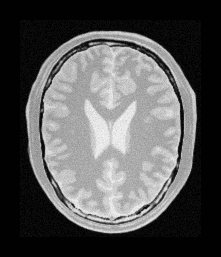
#> input picture data/affine_example/fixedImage.png, 221 x 257 px, found by its file name
$ jupyter execute --allow-errors YuC_SITK_1.ipynb   (shell and % lines are left out)
#> lines starting #> are read from the running program, lines starting #| are printed output that depends on the picture
# Installation

- ## Dependency on cmake:
    1. Download .tar.gz file from cmake website
    2. `tar xvzf cmake-3.18.0-rc1.tar.gz`
    3. `cd cmake-3.18.0-rc1`
    4. `./bootstrap`
    5. `make`
    6. `nano ~/.bash_profile`
    7. `export PATH=$PATH:/Users/changhua/cmake-3.18.0-rc1/bin`
    8. `source ~/.bash_profile`

- ## Compiling SimpleElastix On Linux

    - `
    git clone https://github.com/SuperElastix/SimpleElastix
    mkdir build
    cd build
    cmake ../SimpleElastix/SuperBuild
    make -j4
    `
### Side Note:
    - Ruby compilation run into error in FindRuby; to tackle, in CMakeCache.txt, in the line //Wrap Ruby
WRAP_RUBY:BOOL=ON change it to WRAP_RUBY:BOOL=OFF
    -
    `
    //Wrap Ruby
WRAP_RUBY:BOOL=OFF
    `
    - The make process took a long time to run, and waited for around 2 hours on Mac OS

- ## Install the python module into system:
    - `{BUILD_DIRECTORY}/SimpleITK-build/Wrapping/Python`
    - `sudo python Packaging/setup.py install`

## Hello World

[cell 1]
import SimpleITK as sitk
from matplotlib import pyplot as plt
from skimage.io import imread, imsave, imshow
from skimage.transform import resize as imresize
from os.path import join
import imagecodecs

[cell 2]
data_dir = r'./data/rigid_example/'

fix_name = r'fixedImage.png'
moving_name = r'movingImage.png'
result_name = r'result.png'

fix_path = join(data_dir, fix_name)
moving_path = join(data_dir, moving_name)
result_path = join(data_dir, result_name)

fixedImage = imread(fix_path)
#> fixedImage is the input picture: shape (257, 221); min 1, max 249, mean 85.6
movingImage = imread(moving_path)
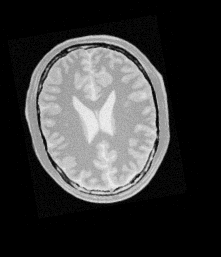
#> input picture data/affine_example/movingImage.png, 221 x 257 px, found by its file name
#> movingImage is the input picture: shape (257, 221, 3); min 0, max 241, mean 58.8

[cell 3]
fig = plt.figure()
fixed = fig.add_subplot(1, 3, 1)
plt.imshow(fixedImage, cmap="gray")
fixed.axis('off')
fixed.set_title('FixedImage')

overlay = fig.add_subplot(1, 3, 2)
#https://matplotlib.org/3.1.0/tutorials/colors/colormaps.html
overlay_1 = plt.imshow(movingImage, cmap="Reds",alpha = 0.7)
overlay_2 = plt.imshow(fixedImage, cmap="Blues",alpha = 0.5)
overlay.axis('off')
overlay.set_title('Overlay')

moving = fig.add_subplot(1, 3, 3)
plt.imshow(movingImage, cmap="gray")
moving.axis('off')
moving.set_title('MovingImage')

plt.show()
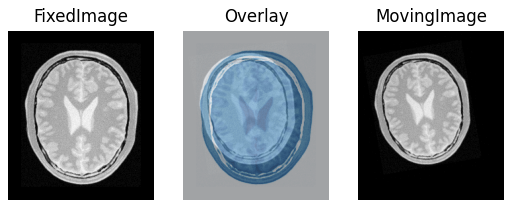
#> figure drawn by matplotlib, 3 panels

[cell 4]
def plt_overlay(f_path,m_path):
#> called with f_path = './data/rigid_example/fixedImage.png', m_path = './data/rigid_example/movingImage.png'
    fixedImage = imread(f_path)
    movingImage = imread(m_path)

    fig = plt.figure(figsize = (10,10))
    fixed = fig.add_subplot(1, 3, 1)
    plt.imshow(fixedImage, cmap="gray")
    fixed.axis('off')
    fixed.set_title('FixedImage')

    overlay = fig.add_subplot(1, 3, 2)
    #https://matplotlib.org/3.1.0/tutorials/colors/colormaps.html
    overlay_1 = plt.imshow(movingImage, cmap="Reds",alpha = 0.7)
    overlay_2 = plt.imshow(fixedImage, cmap="Blues",alpha = 0.5)
    overlay.axis('off')
    overlay.set_title('Overlay')

    moving = fig.add_subplot(1, 3, 3)
    plt.imshow(movingImage, cmap="gray")
    moving.axis('off')
    moving.set_title('MovingImage')

    plt.show()
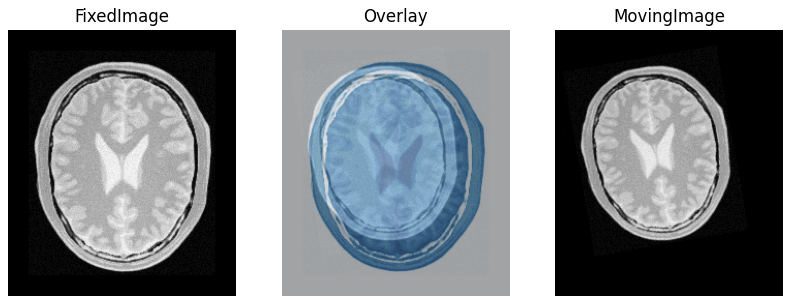
#> figure drawn by matplotlib, 3 panels
    return

#> (a cell that did not finish here is left out)

#> (a cell that did not finish here is left out)

#> (a cell that did not finish here is left out)

[cell 8]
plt_overlay(fix_path,moving_path)

[cell 9]
plt_overlay(fix_path,result_path)
#> call 2 of plt_overlay, with f_path = './data/rigid_example/fixedImage.png', m_path = './data/rigid_example/result.png'
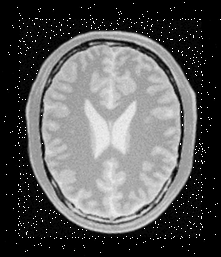
#> input picture data/affine_example/result.png, 221 x 257 px, found by its file name
#> in plt_overlay, movingImage is the input picture: shape (257, 221); min 0, max 255, mean 87.4

## Rigid Registration

> A rigid transform can register objects that are related by rotation and translation. For example, if you are registering images of a patient’s bones, you can often assume that a rigid transform is sufficient to align these structures. In fact, it is often advantageus to chose a simple transform if problems that allows it, as this constrains the solution space and ensures no spurious non-rigid local minima affect your results. Think of it as a way of embedding expert knowledge in the registration procedure.

> Rigid registration is one of the simplest of methods in the catagory of linear transformation models and is often used as initialization for affine- and non-rigid transforms.

[cell 10]
data_dir = r'./data/rigid_example/'

fix_name = r'fixedImage.png'
moving_name = r'movingImage.png'
result_name = r'result.png'

fix_path = join(data_dir, fix_name)
moving_path = join(data_dir, moving_name)
result_path = join(data_dir, result_name)

fixedImage = imread(fix_path)
movingImage = imread(moving_path)

#> (a cell that did not finish here is left out)

#> (a cell that did not finish here is left out)

[cell 13]
plt_overlay(fix_path,moving_path)

[cell 14]
plt_overlay(fix_path,result_path)
